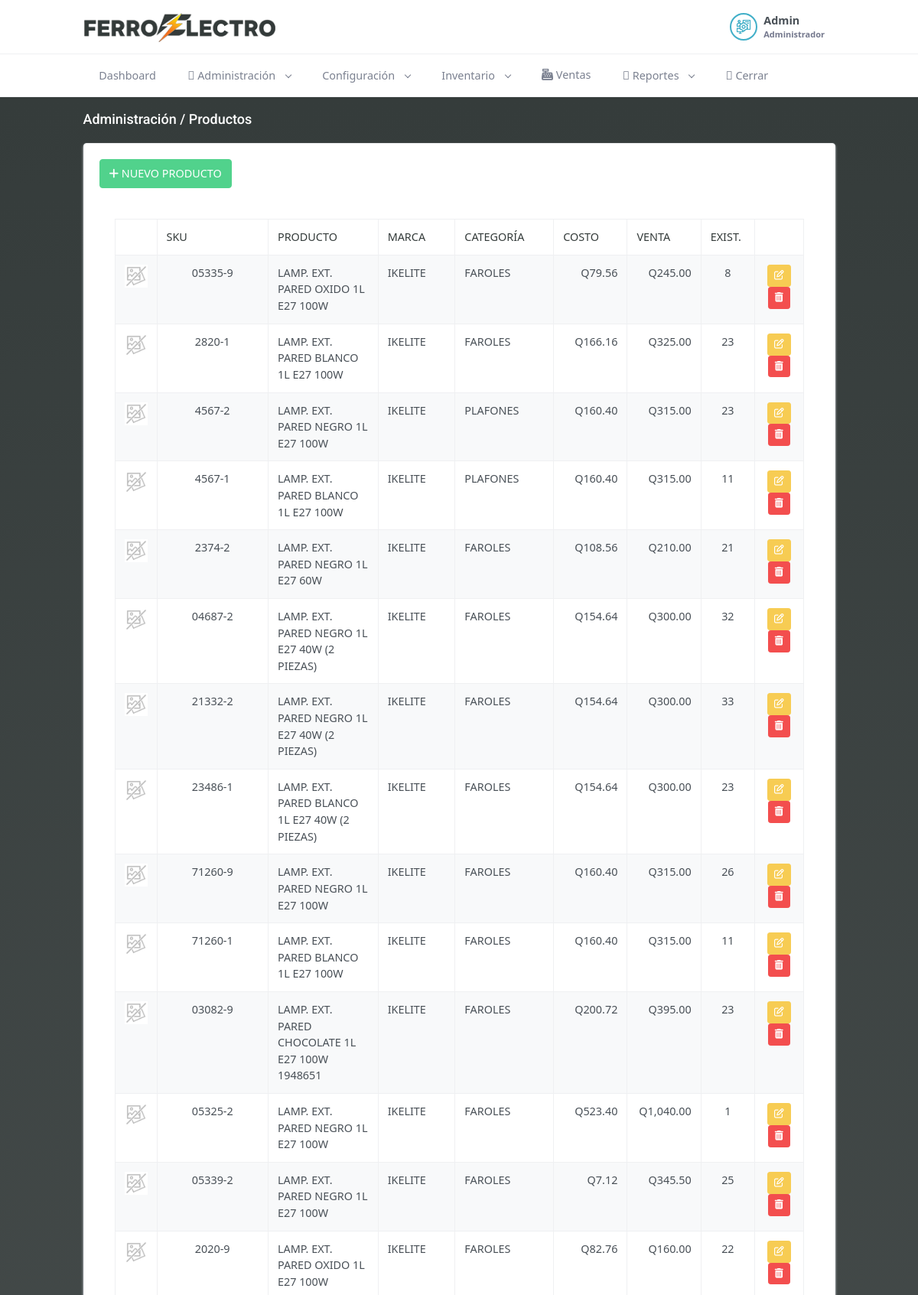
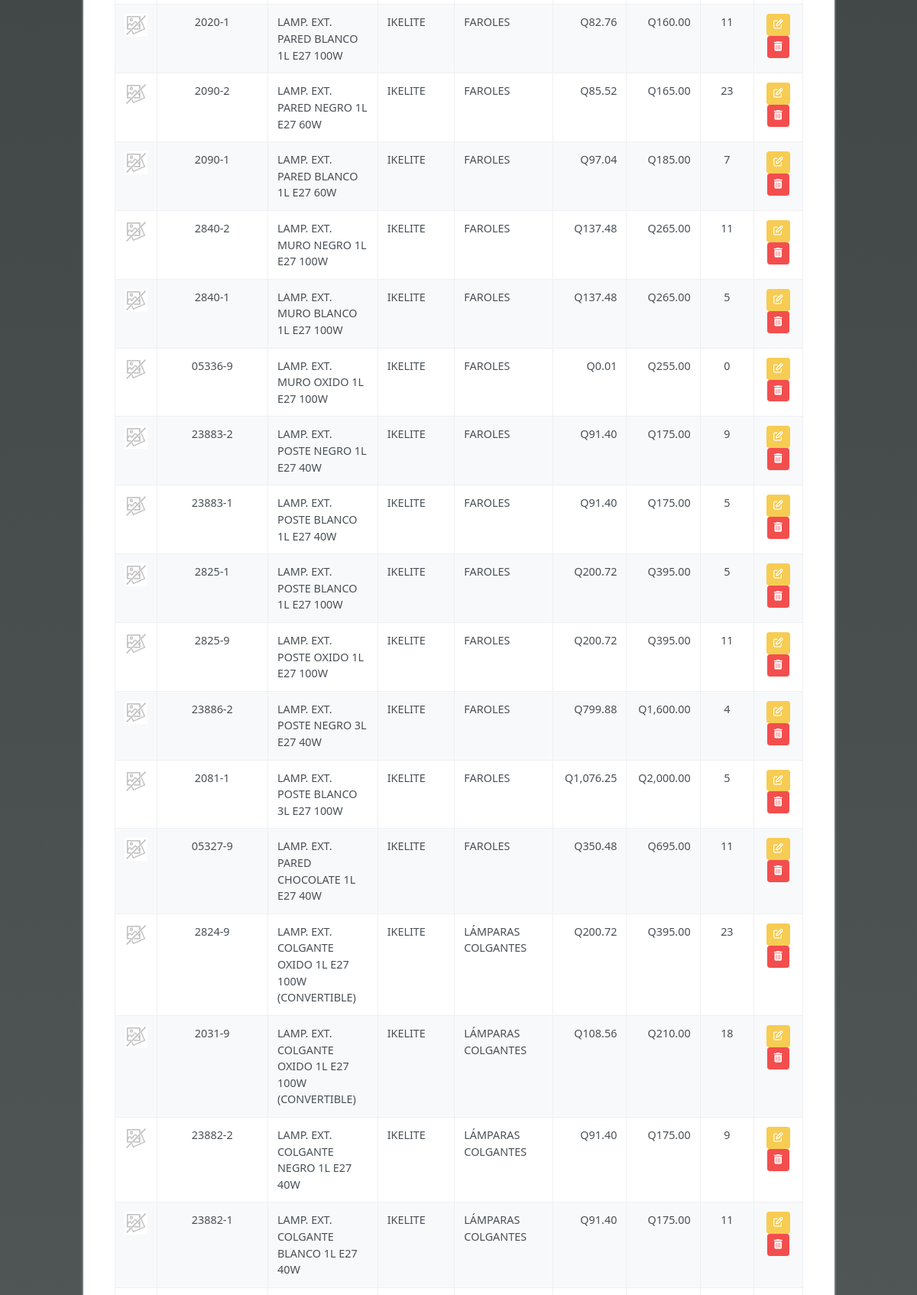
Screenshot of /index.php/administracion/productos (signed in, upper part) with the database file from the repository (2 pictures, top to bottom).
### tables this page shows
CREATE TABLE `productos` (
  `id` int(11) NOT NULL,
  `sku` varchar(50) NOT NULL,
  `nombreproducto` varchar(300) NOT NULL,
  `descripcion` text NOT NULL,
  `proveedorid` int(11) NOT NULL,
  `categoriaid` int(11) NOT NULL,
  `marcaid` int(11) NOT NULL,
  `peso` float(10,2) NOT NULL,
  `cantmin` int(11) NOT NULL,
  `FOB` float(10,2) NOT NULL,
  `costo` float(10,2) NOT NULL,
  `venta` float(10,2) NOT NULL,
  `created_at` timestamp NOT NULL DEFAULT current_timestamp(),
  `updated_at` timestamp NOT NULL DEFAULT current_timestamp(),
  `status` int(11) NOT NULL DEFAULT 1
);

CREATE TABLE `marcas` (
  `id` int(11) NOT NULL,
  `marca` varchar(200) NOT NULL,
  `status` int(11) NOT NULL DEFAULT 1
);

CREATE TABLE `categorias` (
  `id` int(11) NOT NULL,
  `categoria` varchar(200) NOT NULL,
  `status` int(11) NOT NULL DEFAULT 1
);

### application/controllers/administracion/Productos.php (called while the page is built, shortened)
<?php
class Productos extends CI_Controller {
	public function index()
	{
        $d['title'] = 'Administración';
        $h['title'] =  $d['title'];
		$d['msg'] = '';
        $d['proveedores'] = $this->model->all_proveedores_all_status();
		$d['categorias'] = $this->model->all_categorias_activa();
		$d['marcas'] = $this->model->all_marcas();
		$d['productos'] = $this->model->all_productos_all_status();
        $this->load->view('header_view', $h);
		$this->load->view('administracion/productos_view', $d);
        $this->load->view('footer_view', $h);
	}
}

### index.php (called while the page is built, shortened)
<?php
require_once BASEPATH.'core/CodeIgniter.php';

### application/models/Model.php (called while the page is built, shortened)
<?php
class Model extends CI_Model
{
  public function all_productos_all_status(){
    $str = 'productos.id idpr, productos.sku, productos.nombreproducto, productos.descripcion, productos.proveedorid, productos.categoriaid, productos.costo, productos.venta, productos.marcaid, productos.status statusprod, productos.peso, productos.cantmin, productos.fob, ';
    $str .= 'proveedores.id idprov, proveedores.nombre nombreproveedor, ';
    $str .= 'categorias.id idcat, categorias.categoria, categorias.status statcat, ';
    $str .= 'marcas.id idmarca, marcas.marca, marcas.status statusmarca';
    $q= $this
      ->db
      ->select($str)
      ->from('productos')
      ->join('proveedores', 'proveedores.id = productos.proveedorid')
      ->join('categorias', 'categorias.id = productos.categoriaid')
      ->join('marcas', 'marcas.id = productos.marcaid')
      ->get();
    if($q->num_rows() > 0) {
      return $q->result_array();
    }
    return array();
  }
  public function lista_inventario_conteo_productos($idproducto){
    $str = '*';
    $q= $this
        ->db
        ->select($str)
	      ->from('inventario')
        ->where('idproducto', $idproducto)
        ->where('idventa', 0)
        ->where('desperfecto', 0)
        ->count_all_results();
    return $q;
  }
}

### application/views/administracion/productos_view.php (the view, shortened to what this page needs)
<div class="main-content">
    <div class="page-content">
        <div class="container-fluid">
            <div class="row">
                <div class="col-12">
                    <div class="page-title-box d-flex align-items-center justify-content-between">
                        <h4 class="mb-0"><?= $title . ' / Productos' ?></h4>
                    </div>
                </div>
            </div>
            <div class="row">
                <div class="col-xl-12">
                    <div class="card card-h-100">
                    <div class="card-body">
                        <?php
                        if($_SESSION['rol'] == 1 || $_SESSION['rol'] == 2){
                        ?>
                        <a href="<?= base_url('administracion/productos/nuevo_producto') ?>" class="btn btn-success" style="margin-bottom: 20px;"><i class="fas fa-plus"></i> NUEVO PRODUCTO</a>
                        <?php
                        }
                        ?>
                        <div class="card-body">
                            <div class="table-responsive">
                                <table id="clientSearch" class="table table-striped table-bordered table-condensed table-hovered" style="width:100%">
                                    <thead>
                                        <tr>
                                            <th></th>
                                            <th>SKU</th>
                                            <th>PRODUCTO</th>
                                            <th>MARCA</th>
                                            <th>CATEGORÍA</th>
                                            <th>COSTO</th>
                                            <th>VENTA</th>
                                            <th>EXIST.</th>
                                            <th class="no-print"></th>
                                        </tr>
                                    </thead>
                                    <tbody>
                                        <?php
                                        foreach($productos as $p){
                                            $imagenSearch = $this->model->all_imagenes_categoria($p['idpr']);
                                            $exist = $this->model->lista_inventario_conteo_productos($p['idpr']);
                                            $img = "";
                                            if(!empty($imagenSearch)){
                                                $img = $imagenSearch[0]['filename'];
                                            }else{
                                                $img = 'assets/images/noimage.jpg';
                                            }
                                        ?>
                                        <tr>
                                            <td style="text-align: center; width: 50px;">
                                                <img src="<?= base_url($img) ?>" style="height: 30px;" alt="">
                                            </td>
                                            <td style="width: 90px; text-align: center;"><?= $p['sku'] ?></td>
                                            <td><?= $p['nombreproducto'] ?></td>
                                            <td><?= $p['marca'] ?></td>
                                            <td><?= $p['categoria'] ?></td>
                                            <td style="width: 110px; text-align: right;"><?= 'Q' . number_format($p['costo'], 2, '.', ',') ?></td>
                                            <td style="width: 110px; text-align: right;"><?= 'Q' . number_format($p['venta'], 2, '.', ',') ?></td>
                                            <td style="width: 90px; text-align: center;"><?= $exist ?></td>
                                            <?php
                                            if($p['statusprod'] == 0){
                                            ?>
                                            <td class="no-print" style="text-align: center; width: 50px;">
                                                <a href="<?= base_url('administracion/productos/reactivar_producto/' . $p['idpr']) ?>" class="btn btn-sm btn-default"><i class="fa fa-refresh"></i></a>
                                            </td>
                                            <?php
                                            }else{
                                            ?>
                                            <td class="no-print" style="text-align: center; width: 100px;">
                                                <a href="<?= base_url('administracion/productos/editar_producto/' . $p['idpr']) ?>" class="btn btn-sm btn-warning"><i class="fa fa-edit"></i></a>
                                                <a href="<?= base_url('administracion/productos/eliminar_producto/' . $p['idpr']) ?>" class="btn btn-sm btn-danger"><i class="fa fa-trash"></i></a>
                                            </td>
                                            <?php
                                            }
                                            ?>
                                        </tr>
                                        <?php
                                        }
                                        ?>
                                    </tbody>
                                </table>
                            </div>
                        </div>
                    </div>
                </div>
            </div>
        </div>
    </div>

### assets/login/css/login.css (style rules this page uses)
#bodyall { background: #343b3a; background: -moz-linear-gradient(180deg, #343b3a 0%, #5a5f5f 52%, rgba(255,255,255,1) 100%); background: -webkit-linear-gradient(180deg, #343b3a 0%, #5a5f5f 52%, rgba(255,255,255,1) 100%); background: linear-gradient(180deg, #343b3a 0%, #5a5f5f 52%, rgba(255,255,255,1) 100%); filter: progid:DXImageTransform.Microsoft.gradient(startColorstr="#343b3a",endColorstr="#ffffff",GradientType=1); }
.page-title-box > h4 { color: #fff !important; }
label, th { color: #343b3a; }

### rows the page displays
productos: sku "05335-9", nombreproducto "LAMP. EXT. PARED OXIDO 1L E27 100W", marcaid.marca "IKELITE", categoriaid.categoria "FAROLES", costo "79.56", venta "245.00", exist "8"
productos: sku "2820-1", nombreproducto "LAMP. EXT. PARED BLANCO 1L E27 100W", marcaid.marca "IKELITE", categoriaid.categoria "FAROLES", costo "166.16", venta "325.00", exist "23"
productos: sku "4567-2", nombreproducto "LAMP. EXT. PARED NEGRO 1L E27 100W", marcaid.marca "IKELITE", categoriaid.categoria "PLAFONES", costo "160.40", venta "315.00", exist "23"
productos: sku "4567-1", nombreproducto "LAMP. EXT. PARED BLANCO 1L E27 100W", marcaid.marca "IKELITE", categoriaid.categoria "PLAFONES", costo "160.40", venta "315.00", exist "11"
productos: sku "2374-2", nombreproducto "LAMP. EXT. PARED NEGRO 1L E27 60W", marcaid.marca "IKELITE", categoriaid.categoria "FAROLES", costo "108.56", venta "210.00", exist "21"
productos: sku "04687-2", nombreproducto "LAMP. EXT. PARED NEGRO 1L E27 40W (2 PIEZAS)", marcaid.marca "IKELITE", categoriaid.categoria "FAROLES", costo "154.64", venta "300.00", exist "32"
productos: sku "21332-2", nombreproducto "LAMP. EXT. PARED NEGRO 1L E27 40W (2 PIEZAS)", marcaid.marca "IKELITE", categoriaid.categoria "FAROLES", costo "154.64", venta "300.00", exist "33"
productos: sku "23486-1", nombreproducto "LAMP. EXT. PARED BLANCO 1L E27 40W (2 PIEZAS)", marcaid.marca "IKELITE", categoriaid.categoria "FAROLES", costo "154.64", venta "300.00", exist "23"
productos: sku "71260-9", nombreproducto "LAMP. EXT. PARED NEGRO 1L E27 100W", marcaid.marca "IKELITE", categoriaid.categoria "FAROLES", costo "160.40", venta "315.00", exist "26"
productos: sku "71260-1", nombreproducto "LAMP. EXT. PARED BLANCO 1L E27 100W", marcaid.marca "IKELITE", categoriaid.categoria "FAROLES", costo "160.40", venta "315.00", exist "11"
productos: sku "03082-9", nombreproducto "LAMP. EXT. PARED CHOCOLATE 1L E27 100W 1948651", marcaid.marca "IKELITE", categoriaid.categoria "FAROLES", costo "200.72", venta "395.00", exist "23"
productos: sku "05325-2", nombreproducto "LAMP. EXT. PARED NEGRO 1L E27 100W", marcaid.marca "IKELITE", categoriaid.categoria "FAROLES", costo "523.40", venta "1,040.00", exist "1"
productos: sku "05339-2", nombreproducto "LAMP. EXT. PARED NEGRO 1L E27 100W", marcaid.marca "IKELITE", categoriaid.categoria "FAROLES", costo "7.12", venta "345.50", exist "25"
productos: sku "2020-9", nombreproducto "LAMP. EXT. PARED OXIDO 1L E27 100W", marcaid.marca "IKELITE", categoriaid.categoria "FAROLES", costo "82.76", venta "160.00", exist "22"
productos: sku "2020-1", nombreproducto "LAMP. EXT. PARED BLANCO 1L E27 100W", marcaid.marca "IKELITE", categoriaid.categoria "FAROLES", costo "82.76", venta "160.00", exist "11"
productos: sku "2090-2", nombreproducto "LAMP. EXT. PARED NEGRO 1L E27 60W", marcaid.marca "IKELITE", categoriaid.categoria "FAROLES", costo "85.52", venta "165.00", exist "23"
productos: sku "2090-1", nombreproducto "LAMP. EXT. PARED BLANCO 1L E27 60W", marcaid.marca "IKELITE", categoriaid.categoria "FAROLES", costo "97.04", venta "185.00", exist "7"
productos: sku "2840-2", nombreproducto "LAMP. EXT. MURO NEGRO 1L E27 100W", marcaid.marca "IKELITE", categoriaid.categoria "FAROLES", costo "137.48", venta "265.00", exist "11"
productos: sku "2840-1", nombreproducto "LAMP. EXT. MURO BLANCO 1L E27 100W", marcaid.marca "IKELITE", categoriaid.categoria "FAROLES", costo "137.48", venta "265.00", exist "5"
productos: sku "05336-9", nombreproducto "LAMP. EXT. MURO OXIDO 1L E27 100W", marcaid.marca "IKELITE", categoriaid.categoria "FAROLES", costo "0.01", venta "255.00", exist "0"
productos: sku "23883-2", nombreproducto "LAMP. EXT. POSTE NEGRO 1L E27 40W", marcaid.marca "IKELITE", categoriaid.categoria "FAROLES", costo "91.40", venta "175.00", exist "9"
productos: sku "23883-1", nombreproducto "LAMP. EXT. POSTE BLANCO 1L E27 40W", marcaid.marca "IKELITE", categoriaid.categoria "FAROLES", costo "91.40", venta "175.00", exist "5"
productos: sku "2825-1", nombreproducto "LAMP. EXT. POSTE BLANCO 1L E27 100W", marcaid.marca "IKELITE", categoriaid.categoria "FAROLES", costo "200.72", venta "395.00", exist "5"
productos: sku "2825-9", nombreproducto "LAMP. EXT. POSTE OXIDO 1L E27 100W", marcaid.marca "IKELITE", categoriaid.categoria "FAROLES", costo "200.72", venta "395.00", exist "11"
productos: sku "23886-2", nombreproducto "LAMP. EXT. POSTE NEGRO 3L E27 40W", marcaid.marca "IKELITE", categoriaid.categoria "FAROLES", costo "799.88", venta "1,600.00", exist "4"
productos: sku "2081-1", nombreproducto "LAMP. EXT. POSTE BLANCO 3L E27 100W", marcaid.marca "IKELITE", categoriaid.categoria "FAROLES", costo "1,076.25", venta "2,000.00", exist "5"
productos: sku "05327-9", nombreproducto "LAMP. EXT. PARED CHOCOLATE 1L E27 40W", marcaid.marca "IKELITE", categoriaid.categoria "FAROLES", costo "350.48", venta "695.00", exist "11"
productos: sku "2824-9", nombreproducto "LAMP. EXT. COLGANTE OXIDO 1L E27 100W (CONVERTIBLE)", marcaid.marca "IKELITE", categoriaid.categoria "LÁMPARAS COLGANTES", costo "200.72", venta "395.00", exist "23"
productos: sku "2031-9", nombreproducto "LAMP. EXT. COLGANTE OXIDO 1L E27 100W (CONVERTIBLE)", marcaid.marca "IKELITE", categoriaid.categoria "LÁMPARAS COLGANTES", costo "108.56", venta "210.00", exist "18"
productos: sku "23882-2", nombreproducto "LAMP. EXT. COLGANTE NEGRO 1L E27 40W", marcaid.marca "IKELITE", categoriaid.categoria "LÁMPARAS COLGANTES", costo "91.40", venta "175.00", exist "9"
productos: sku "23882-1", nombreproducto "LAMP. EXT. COLGANTE BLANCO 1L E27 40W", marcaid.marca "IKELITE", categoriaid.categoria "LÁMPARAS COLGANTES", costo "91.40", venta "175.00", exist "11"

### other values shown
$_SESSION['nombre'] "Admin"
$_SESSION['rolname'] "Administrador"
$title "Administración"
